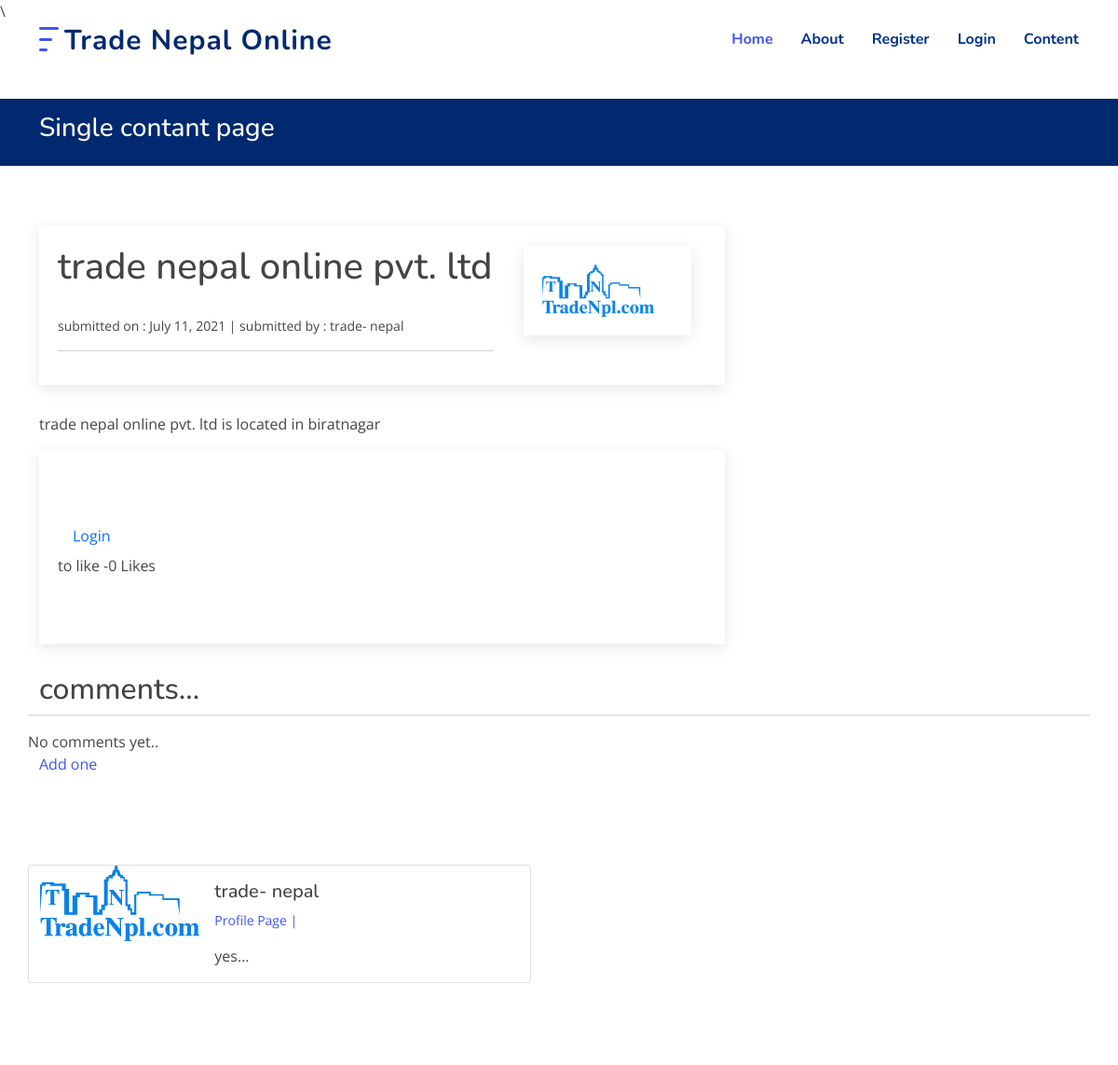
Page /article/33 (upper part) on the earlier database version.
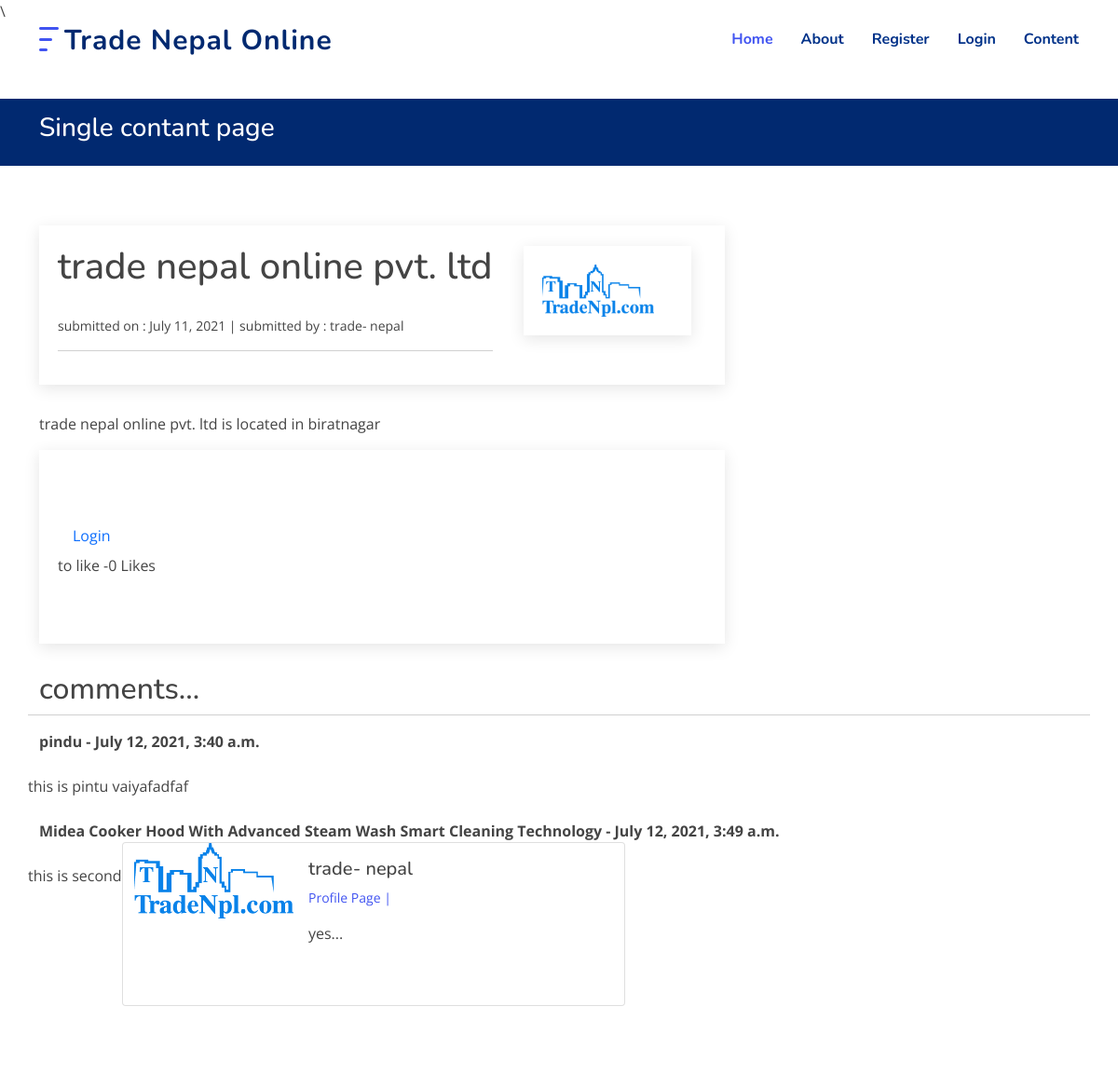
Same page on the later database version.
### blog/models.py (models this page shows, shortened)
class Post(models.Model):
    title = models.CharField(max_length=255)
    header_image = models.ImageField(null=True, blank=True, upload_to="images/")
    title_tag = models.CharField(max_length=255,default="tradebulletin")
    author = models.ForeignKey(User, on_delete=models.CASCADE)
    body = RichTextField(blank=True, null=True)
    post_date = models.DateField(auto_now_add='True')
    category = models.CharField(max_length=255, default='uncategorised')
    snippet = models.CharField(max_length=255)
    likes = models.ManyToManyField(User, related_name='blog_posts')
    def total_likes(self):
        return self.likes.count()

class Profile(models.Model):
    user = models.OneToOneField(User, null=True, on_delete=models.CASCADE)
    bio = models.TextField()
    profile_pic = models.ImageField(null=True, blank=True, upload_to="images/profile/")
    Website_url = models.CharField(max_length=255, null=True, blank=True)
    facebook_url = models.CharField(max_length=255, null=True, blank=True)
    instagram_url = models.CharField(max_length=255, null=True, blank=True)
    twitter_url = models.CharField(max_length=255, null=True, blank=True)

class Comment(models.Model):
    post = models.ForeignKey(Post, related_name="comments", on_delete=models.CASCADE)
    name = models.CharField(max_length=100)
    body = models.TextField()
    date_added = models.DateTimeField(auto_now_add=True)

### blog/views.py (the view)
# urls.py: path('article/<int:pk>', ArticleDetailView.as_view(), name="article-detail"),
class ArticleDetailView(DetailView):
    model =Post
    template_name = 'blog-single.html'
    def get_context_data(self, *args, **kwargs):
        cat_menu = Category.objects.all()
        context = super(ArticleDetailView, self).get_context_data(*args, **kwargs)
        stuff = get_object_or_404 (Post, id=self.kwargs['pk'])
        total_likes = stuff.total_likes()
        liked= False
        if stuff.likes.filter(id=self.request.user.id).exists():
            liked = True
        context["cat_menu"] = cat_menu
        context["total_likes"] = total_likes
        context["liked"] = liked
        return context

### templates/blog-single.html (shortened to what this page needs)
{% extends 'base.html' %}
{% load static %}
{% block content %}
  <main id="main">
    <section class="breadcrumbs">
      <div class="container">
        <h2>Single contant page</h2>
      </div>
    </section>
    <br/>
        <section id="blog" class="blog">
          <div class="container" data-aos="fade-up">
            <div class="row">
              <div class="col-lg-8 entries">
                <div class="blog-author d-flex align-items-center">
                        <br/><br/><br/>
                                  <small><h1>{{ post.title }}</h1><br/>
                                    submitted on : {{ post.post_date }}  |
                                    submitted by : {{ post.author.first_name }}-
                                    {{ post.author.last_name }}
                                    <hr/>
                                  </small>
                            <div class="blog-author d-flex align-items-center">
                                {% if post.header_image %}
                                <img src="{{ post.header_image.url}}"></img> <br/>
                                {% endif %}
                            </div>
                </div>
                <div>
                  <p>{{ post.body|safe }}</p>
                </div>
                    <div class="blog-author d-flex align-items-center">
                        <form action="{% url 'like_post' post.pk %}"
                          method="POST">
                      {% if user.is_authenticated %}
                          {% if liked %}
                              <button type="submit", name="post_id", value ="{{ post.id }}" class="btn btn-danger btn-sm">UnLike</button>
                          {% else %}
                              <button type="submit", name="post_id", value ="{{ post.id }}" class="btn btn-primary btn-sm">Like</button>
                          {% endif %}
                      {% else %}
                      <a class="nav-link scrollto" href="{%url 'login'%}">Login</a>
                      to like
                      {% endif %}
                          -{{ total_likes }} Likes
                        </form>
                        <br/><br/><br/><br/><br/><br/><br/>
                    </div>
                </div>
            <h2>comments...</h2>
            <hr/>
            {% if not post.comments.all %}
             No comments yet..<a href="#">Add one</a>
            {% else %}
              {% for comment in post.comments.all %}
                <strong>{{ comment.name }} -
                        {{ comment.date_added }}
                </strong>
                <br/>
                {{ comment.body }}
                <br/>    <br/>
              {% endfor %}
            {% endif %}
            <br/>    <br/>    <br/>    <br/>    <br/>
            <div class="card mb-3" style="max-width: 540px;">
              <div class="row g-0">
                <div class="col-md-4">
        {% if post.author.profile.profile_pic.url %}
            <img src="{{ post.author.profile.profile_pic.url}}" class="img-fluid rounded-start" alt="{{ post.author.first_name }}">
        {% else %}
              <img src="{% static 'img/profile.png' %}" class="img-fluid rounded-start" alt="{{ post.author.first_name }}">
        {% endif %}
                </div>
                <div class="col-md-8">
                  <div class="card-body">
                    <h5 class="card-title">
                      {{ post.author.first_name }}-
                      {{ post.author.last_name }}
                    </h5>
                    <p class="small text-muted">
                      <a href="{% url 'show_profile_page' post.author.profile.id %}">Profile Page |</a>
                    </p>
                    <p class="card-text">{{ post.author.profile.bio|slice:":100" }}...</p>
                  </div>
                </div>
              </div>
            </div>
          </div>
          </div>
    </section>
  </main>
{% endblock content %}

### templates/base.html (shortened to what this page needs)
{% load static%}
<!DOCTYPE html>
<html lang="en">
<head>
  <link href="{% static 'vendor/bootstrap/css/bootstrap.min.css' %}" rel="stylesheet">
  <link href="{% static 'vendor/bootstrap-icons/bootstrap-icons.css' %}" rel="stylesheet">
  <link href="{% static 'vendor/aos/aos.css' %}" rel="stylesheet">
  <link href="{% static 'vendor/remixicon/remixicon.css' %}" rel="stylesheet">
  <link href="{% static 'vendor/swiper/swiper-bundle.min.css' %}" rel="stylesheet">
  <link href="{% static 'vendor/glightbox/css/glightbox.min.css' %}" rel="stylesheet">
  <link href="{% static 'css/style.css' %}" rel="stylesheet">
</head>
<body>
        <header id="header" class="header fixed-top">
              <div class="container-fluid container-xl d-flex align-items-center justify-content-between">
                <a href="{%url 'home'%}" class="logo d-flex align-items-center">
                  <img src="{% static 'img/logo.png' %}" alt="">
                  <span>Trade Nepal Online</span>
                </a>
                <nav id="navbar" class="navbar">
                  <ul>
                    <li><a class="nav-link scrollto active" href="{%url 'home'%}">Home</a></li>
                    <li><a class="nav-link scrollto" href="{% url 'about' %}">About</a></li>
                    {% if user.is_authenticated %}
                    <li class="nav-item dropdown">
                        <a class="nav-link dropdown-toggle" href="#" id="navbarDropdown" role="button" data-bs-toggle="dropdown" aria-expanded="false">
                          Profile
                        </a>
                        <ul class="dropdown-menu" aria-labelledby="navbarDropdown">
                          <li><a class="dropdown-item" href="{%url 'edit_profile'%}">Edit setting</a></li>
                          {% if user.profile.id %}
                          <li><a class="dropdown-item" href="{%url 'edit_profile_page' user.profile.id %}">Edit profile page</a></li>
                          <li><a class="dropdown-item" href="{% url 'show_profile_page' user.profile.id %}">Show profile page</a></li>
                          {% else %}
                          <li><a class="dropdown-item" href="{%url 'create_profile_page' %}">create profile page</a></li>
                          {% endif%}
                        </ul>
                      </li>
                      <li><a class="nav-link scrollto" href="{%url 'logout'%}">Logout</a></li>
                      <li><a class="nav-link scrollto" href="{%url 'add_post'%}">Add content</a></li>
                      <li><a class="nav-link scrollto" href="{%url 'add_category'%}">Add Category</a></li>
                    {% else %}
                      <li><a class="nav-link scrollto" href="{%url 'register'%}">Register</a></li>
                      <li><a class="nav-link scrollto" href="{%url 'login'%}">Login</a></li>
                    {% endif %}
                    <li><a href="{%url 'blog'%}">Content</a></li>
                  </ul>
                </nav>
              </div>
        </header>\
        {% block content %}
        {% endblock content %}
        <section id="contact" class="contact">
        </section>
</body>

### static/css/style.css (style rules this page uses)
:root { scroll-behavior: smooth; }
body { font-family: "Open Sans", sans-serif; color: #444444; }
a { color: #4154f1; text-decoration: none; }
h1, h2, h3, h4, h5, h6 { font-family: "Nunito", sans-serif; }
section { padding: 60px 0; overflow: hidden; }
.breadcrumbs { padding: 15px 0; background: #012970; min-height: 40px; margin-top: 82px; color: #fff; }
.breadcrumbs h2 { font-size: 28px; font-weight: 500; }
.header { transition: all 0.5s; z-index: 997; padding: 20px 0; }
.header .logo { line-height: 0; }
.header .logo img { max-height: 40px; margin-right: 6px; }
.header .logo span { font-size: 30px; font-weight: 700; letter-spacing: 1px; color: #012970; font-family: "Nunito", sans-serif; margin-top: 3px; }
.navbar { padding: 0; }
.navbar ul { margin: 0; padding: 0; display: flex; list-style: none; align-items: center; }
.navbar li { position: relative; }
.navbar a, .navbar a:focus { display: flex; align-items: center; justify-content: space-between; padding: 10px 0 10px 30px; font-family: "Nunito", sans-serif; font-size: 16px; font-weight: 700; color: #013289; white-space: nowrap; transition: 0.3s; }
.navbar a:hover, .navbar .active, .navbar .active:focus, .navbar li:hover > a { color: #4154f1; }
.blog { padding: 40px 0 20px 0; }
.blog .blog-author { padding: 20px; margin-bottom: 30px; box-shadow: 0 4px 16px rgba(0, 0, 0, 0.1); }
.blog .blog-author img { width: 120px; margin-right: 20px; }

Differences in the rows shown:
added Comment: name "pindu", date_added "July 12, 2021, 3:40 a.m.", body "this is pintu vaiyafadfaf"
added Comment: name "Midea Cooker Hood With Advanced Steam Wash Smart Cleaning Technology", date_added "July 12, 2021, 3:49 a.m.", body "this is second"
Other differences:
text no longer shown: "No comments yet.. Add one"
